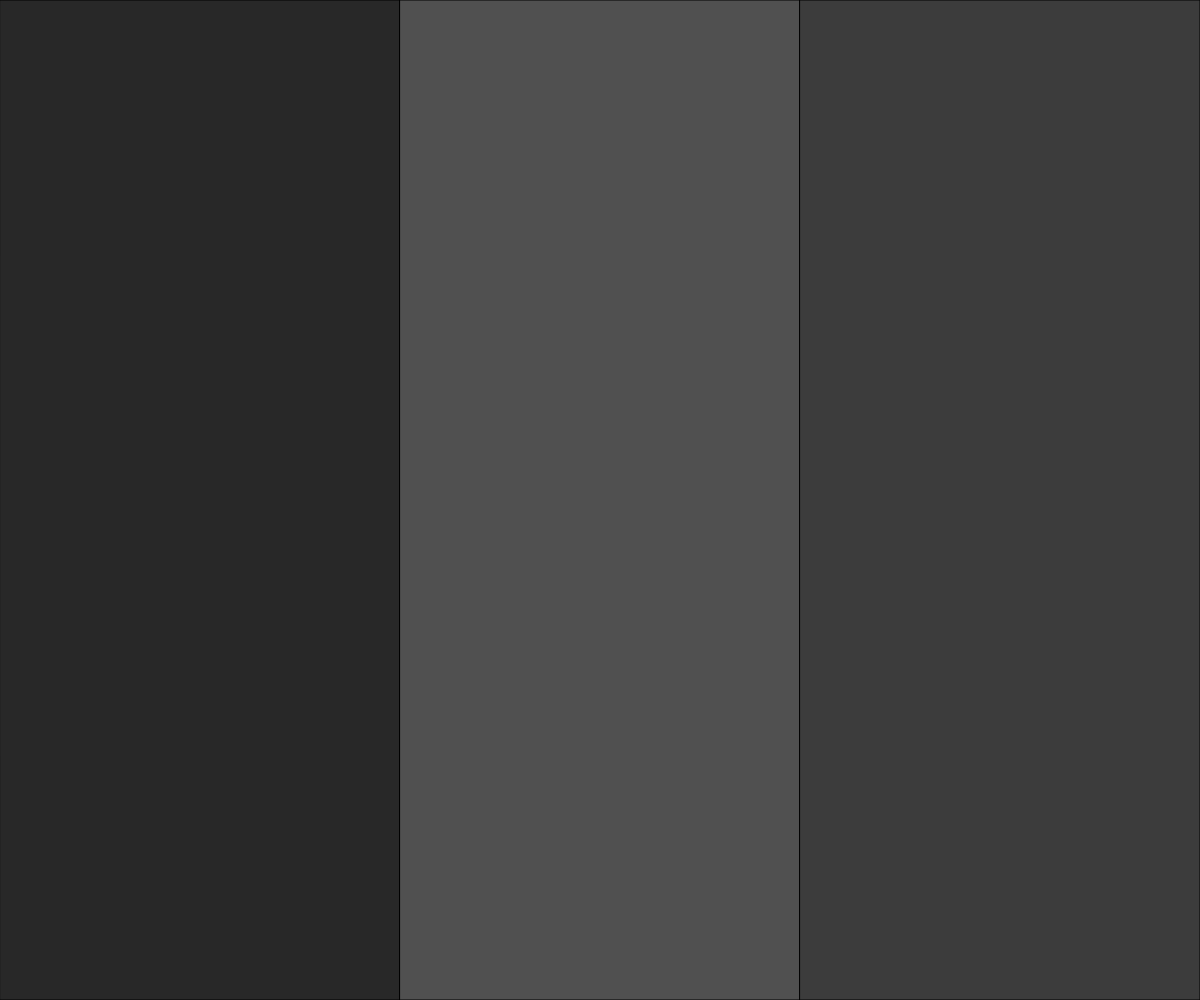
Frame 1 (no input)
Frame 60 (no input): identical to frame 1, image omitted
Frame 120 (the mouse pressed at the canvas centre since frame 60): identical to frame 1, image omitted

The p5.js sketch that drew this single still picture (run headless with seeded random() and noise() and a simulated clock; from frame 60 on, the mouse is pressed at the canvas centre):

// p5.js sketch
// ── sketch.js
function preload(){
}

function setup(){
  createCanvas(windowWidth, windowHeight);
}

function draw() {
  fill(40);
  rect(0, 0, windowWidth/3, windowHeight);
  fill(80);
  rect(windowWidth/3, 0, windowWidth/3, windowHeight);
  fill(60);
  rect(2*windowWidth/3, 0, windowWidth/3, windowHeight);
}

function windowResized() {
  resizeCanvas(windowWidth, windowHeight);
}
